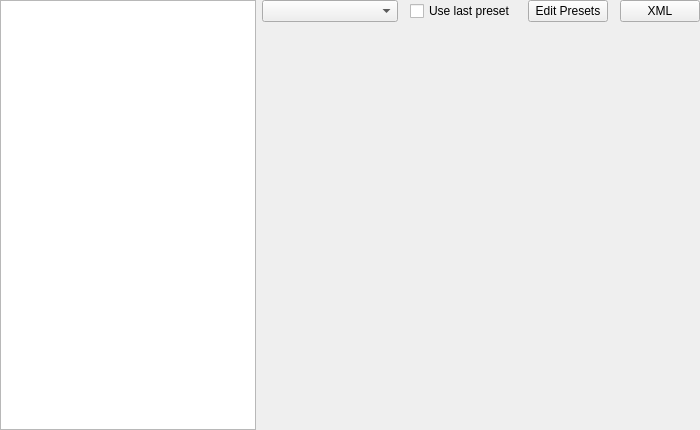
<?xml version="1.0" encoding="utf-8"?>
<ui version="4.0">
 <author>
    SPDX-FileCopyrightText: none
    SPDX-License-Identifier: GPL-3.0-or-later
  </author>
 <class>FilterSelector</class>
 <widget class="QWidget" name="FilterSelector">
  <property name="geometry">
   <rect>
    <x>0</x>
    <y>0</y>
    <width>700</width>
    <height>430</height>
   </rect>
  </property>
  <property name="sizePolicy">
   <sizepolicy hsizetype="Minimum" vsizetype="Preferred">
    <horstretch>0</horstretch>
    <verstretch>0</verstretch>
   </sizepolicy>
  </property>
  <property name="minimumSize">
   <size>
    <width>700</width>
    <height>430</height>
   </size>
  </property>
  <property name="windowTitle">
   <string>Filter selection</string>
  </property>
  <layout class="QHBoxLayout" name="horizontalLayout_2" stretch="0,0">
   <property name="leftMargin">
    <number>0</number>
   </property>
   <property name="topMargin">
    <number>0</number>
   </property>
   <property name="rightMargin">
    <number>0</number>
   </property>
   <property name="bottomMargin">
    <number>0</number>
   </property>
   <item>
    <widget class="KisFilterTree" name="filtersSelector">
     <property name="sizePolicy">
      <sizepolicy hsizetype="Preferred" vsizetype="Expanding">
       <horstretch>0</horstretch>
       <verstretch>0</verstretch>
      </sizepolicy>
     </property>
     <property name="autoScrollMargin">
      <number>20</number>
     </property>
     <property name="textElideMode">
      <enum>Qt::ElideNone</enum>
     </property>
     <attribute name="headerStretchLastSection">
      <bool>false</bool>
     </attribute>
    </widget>
   </item>
   <item>
    <layout class="QVBoxLayout" name="verticalLayout">
     <property name="spacing">
      <number>12</number>
     </property>
     <property name="leftMargin">
      <number>0</number>
     </property>
     <property name="topMargin">
      <number>0</number>
     </property>
     <property name="rightMargin">
      <number>0</number>
     </property>
     <property name="bottomMargin">
      <number>0</number>
     </property>
     <item>
      <layout class="QHBoxLayout" name="horizontalLayout">
       <property name="leftMargin">
        <number>0</number>
       </property>
       <property name="topMargin">
        <number>0</number>
       </property>
       <property name="rightMargin">
        <number>0</number>
       </property>
       <property name="bottomMargin">
        <number>0</number>
       </property>
       <item>
        <widget class="QComboBox" name="comboBoxPresets">
         <property name="sizePolicy">
          <sizepolicy hsizetype="Expanding" vsizetype="Fixed">
           <horstretch>0</horstretch>
           <verstretch>0</verstretch>
          </sizepolicy>
         </property>
         <property name="minimumSize">
          <size>
           <width>0</width>
           <height>0</height>
          </size>
         </property>
         <property name="iconSize">
          <size>
           <width>100</width>
           <height>100</height>
          </size>
         </property>
        </widget>
       </item>
       <item>
        <widget class="QCheckBox" name="chkRememberPreset">
         <property name="toolTip">
          <string>Restore the last used preset</string>
         </property>
         <property name="text">
          <string>Use last preset</string>
         </property>
        </widget>
       </item>
       <item>
        <widget class="QPushButton" name="pushButtonEditPresets">
         <property name="text">
          <string>Edit Presets</string>
         </property>
        </widget>
       </item>
       <item>
        <widget class="QPushButton" name="btnXML">
         <property name="toolTip">
          <string>Get the XML for the current filter configuration.</string>
         </property>
         <property name="text">
          <string>XML</string>
         </property>
        </widget>
       </item>
      </layout>
     </item>
     <item>
      <widget class="QScrollArea" name="scrollArea">
       <property name="frameShape">
        <enum>QFrame::NoFrame</enum>
       </property>
       <property name="frameShadow">
        <enum>QFrame::Plain</enum>
       </property>
       <property name="lineWidth">
        <number>0</number>
       </property>
       <property name="widgetResizable">
        <bool>true</bool>
       </property>
       <widget class="QWidget" name="scrollAreaWidgetContents">
        <property name="geometry">
         <rect>
          <x>0</x>
          <y>0</y>
          <width>436</width>
          <height>380</height>
         </rect>
        </property>
        <layout class="QVBoxLayout" name="verticalLayout_2">
         <property name="leftMargin">
          <number>0</number>
         </property>
         <property name="topMargin">
          <number>0</number>
         </property>
         <property name="rightMargin">
          <number>0</number>
         </property>
         <property name="bottomMargin">
          <number>0</number>
         </property>
         <item>
          <widget class="QWidget" name="centralWidgetHolder" native="true">
           <property name="sizePolicy">
            <sizepolicy hsizetype="Expanding" vsizetype="Expanding">
             <horstretch>0</horstretch>
             <verstretch>0</verstretch>
            </sizepolicy>
           </property>
          </widget>
         </item>
        </layout>
       </widget>
      </widget>
     </item>
    </layout>
   </item>
  </layout>
 </widget>
 <customwidgets>
  <customwidget>
   <class>KisFilterTree</class>
   <extends>QTreeView</extends>
   <header>kis_filter_selector_widget.h</header>
  </customwidget>
 </customwidgets>
 <resources/>
 <connections/>
</ui>
